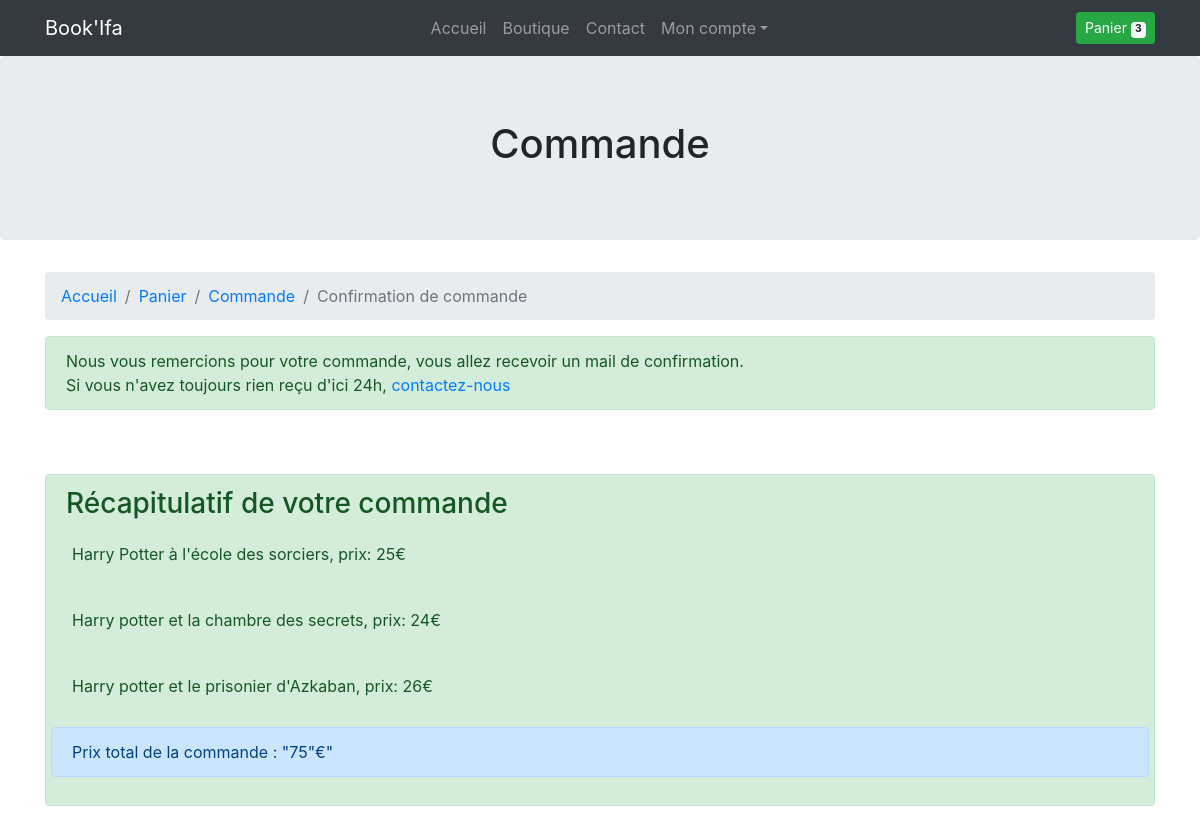
The app's page /pages/thxForOrder.php (signed in) with its own data.
### tables this page shows
CREATE TABLE `book_author` (
  `book_id` int(11) NOT NULL,
  `author_id` int(11) NOT NULL
);

CREATE TABLE `books` (
  `id` int(11) NOT NULL,
  `title` varchar(100) NOT NULL,
  `description` longtext NOT NULL,
  `cover` text,
  `release_date` datetime NOT NULL DEFAULT CURRENT_TIMESTAMP,
  `kind` varchar(100) NOT NULL,
  `format` varchar(60) NOT NULL DEFAULT 'Grand format',
  `cost` int(11) NOT NULL
);

### Class/Database.php (called while the page is built)
<?php
class Database
{
    private static $_instance;
    public static function getInstance() {
        $servername = "localhost";
        $username = "root";
        $password = "root";
        $dbname = "library";
        $charset = "utf8";
        if(is_null(self::$_instance)) {
            try {
                $dsn = "mysql:host=".$servername.";dbname=".$dbname.";charset=".$charset;
                self::$_instance = new PDO($dsn, $username, $password);
                self::$_instance->setAttribute(PDO::ATTR_ERRMODE, PDO::ERRMODE_EXCEPTION);
            } catch (PDOException $e) {
                echo "Connection failed: " . $e->getMessage();
            }
        }
        return self::$_instance;
    }
}

### Class/Order.php (called while the page is built, shortened)
<?php
class Order
{
    public static function getUserOrderById($user_id) {
        $stmt = Database::getInstance()->prepare("SELECT * from orders WHERE user_id = ?");
        $stmt->execute([$user_id]);
        return $stmt;
    }
    public static function displayOrderContent($order_id) {
        $stmt = Database::getInstance()->prepare("SELECT * FROM order_content WHERE order_id = ?");
        $stmt->execute([$order_id]);
        return $stmt->fetchAll();
    }
}

### Class/Book.php (called while the page is built, shortened)
<?php
class Book
{
    private $title;
    private $cost;
    public function __construct($book_id, $title, $author,  $description, $cover, $release_date, $kind, $format, $cost)
    {
        $this->title = $title;
        $this->cost = $cost;
    }
    public function getTitle()
    {
        return $this->title;
    }
    public function getCost()
    {
        return $this->cost;
    }
    public static function getInfoBookByID($id) {
        $db = Database::getInstance();
        $stmt = $db->query("
SELECT *, books.id as book_id, name as author_name
FROM books
INNER JOIN book_author
ON book_author.book_id = books.id
INNER JOIN authors
ON book_author.author_id = authors.id
WHERE books.id = $id");
        $book = $stmt->fetch();
        $res = new Book(
                $book["book_id"],
                $book["title"],
                $book["author_name"],
                $book["description"],
                $book["cover"],
                $book["release_date"],
                $book["kind"],
                $book["format"],
                $book["cost"]
            );
        return $res;
    }
}

### pages/thxForOrder.php (the view, shortened to what this page needs)
<?php
require '../Class/Order.php';
$book = [];
$order_id = Order::getUserOrderById($_SESSION["user_id"]);
$order_id = $order_id->fetch();
if($order_id) {
    $orderContent = Order::displayOrderContent($order_id["id"]);
    foreach ($orderContent as $item) {
        $infoBook = Book::getInfoBookByID($item["book_id"]);
        array_push($book, $infoBook);
    }
}
?>
<section class="jumbotron text-center">
    <div class="container">
        <h1 class="jumbotron-heading">Commande</h1>
    </div>
</section>
<div class="container">
    <div class="row">
        <div class="col">
            <nav aria-label="breadcrumb">
                <ol class="breadcrumb">
                    <li class="breadcrumb-item"><a href="index.php">Accueil</a></li>
                    <li class="breadcrumb-item"><a href="cart_content.php">Panier</a></li>
                    <li class="breadcrumb-item"><a href="order.php">Commande</a></li>
                    <li class="breadcrumb-item active" aria-current="page">Confirmation de commande</li>
                </ol>
            </nav>
        </div>
    </div>
</div>
<div class="container mb-5">
    <div class="alert alert-success">Nous vous remercions pour votre commande, vous allez recevoir un mail de confirmation.<br>
    Si vous n'avez toujours rien reçu d'ici 24h, <a href="contact.php">contactez-nous</a></div>
</div>
<div class="container mn-5">
    <div class="alert alert-success" role="alert">
        <h3 class="alert-heading">Récapitulatif de votre commande</h3>
        <?php
        $count = 0;
        for($i=0; $i<count($book); $i++){ ?>
            <div class='row alert'>
                <?= $book[$i]->getTitle() . ", prix: ". $book[$i]->getCost() ."€" ?>
            </div>
            <?php $count += $book[$i]->getCost();
            } ?>
        <div class="row alert alert-primary">
            Prix total de la commande : "<?= $count ?>"€"
        </div>
    </div>
</div>

### assets/app.css (style rules this page uses)
* { box-sizing: border-box; }
body { margin : 0; min-height: 100vh; display: flex; flex-direction: column; }

### records on screen
book_author: book_id.title "Harry Potter à l'école des sorciers", book_id.cost "25"
book_author: book_id.title "Harry potter et la chambre des secrets", book_id.cost "24"
book_author: book_id.title "Harry potter et le prisonier d'Azkaban", book_id.cost "26"

### other values on screen
Cart::countCartContent() "3"
$count "75"
